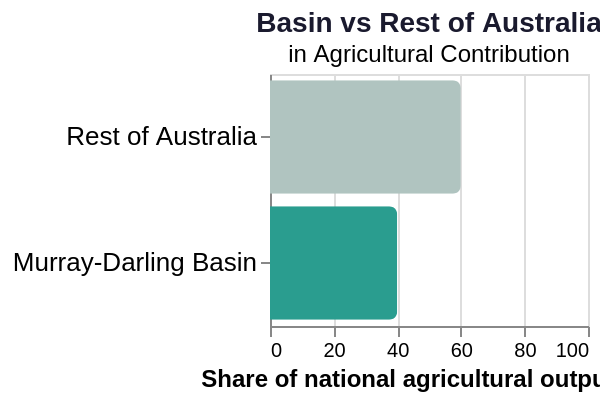

Express this chart as Vega-Lite.
### Vega-Lite specification from a JSON file in a GitHub repository (floating-point values rounded to 4 significant figures)
{"$schema": "https://vega.github.io/schema/vega-lite/v5.json", "title": {"text": "Basin vs Rest of Australia", "subtitle": "in Agricultural Contribution", "fontSize": 14, "color": "#1a1a2e"}, "width": "container", "height": 200, "data": {"values": [{"category": "Murray-Darling Basin", "value": 40, "label": "40%"}, {"category": "Rest of Australia", "value": 60, "label": "60%"}]}, "mark": {"type": "bar", "cornerRadiusEnd": 4}, "encoding": {"y": {"field": "category", "type": "nominal", "axis": {"labelFontSize": 13, "title": null}, "sort": "-x"}, "x": {"field": "value", "type": "quantitative", "axis": {"title": "Share of national agricultural output (%)", "titleFontSize": 12}, "scale": {"domain": [0, 100]}}, "color": {"field": "category", "type": "nominal", "scale": {"domain": ["Murray-Darling Basin", "Rest of Australia"], "range": ["#2a9d8f", "#b0c4c0"]}, "legend": null}, "tooltip": [{"field": "category", "type": "nominal", "title": "Region"}, {"field": "label", "type": "nominal", "title": "Share"}]}, "autosize": {"type": "fit", "contains": "padding"}}
